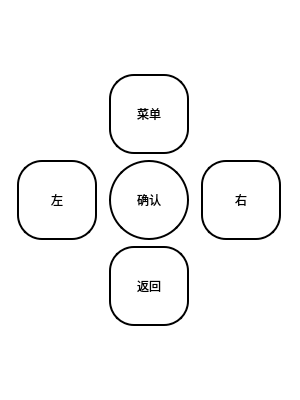
<?xml version="1.0" encoding="UTF-8"?>
<ui version="4.0">
 <class>Widget</class>
 <widget class="QWidget" name="Widget">
  <property name="geometry">
   <rect>
    <x>0</x>
    <y>0</y>
    <width>300</width>
    <height>400</height>
   </rect>
  </property>
  <property name="minimumSize">
   <size>
    <width>300</width>
    <height>400</height>
   </size>
  </property>
  <property name="maximumSize">
   <size>
    <width>300</width>
    <height>400</height>
   </size>
  </property>
  <property name="windowTitle">
   <string>遥控器</string>
  </property>
  <property name="windowIcon">
   <iconset resource="rcc.qrc">
    <normaloff>:/1/image/yaokqi.png</normaloff>:/1/image/yaokqi.png</iconset>
  </property>
  <property name="styleSheet">
   <string notr="true">background-color: rgba(255, 255, 255,0.5);</string>
  </property>
  <layout class="QVBoxLayout" name="verticalLayout">
   <item>
    <layout class="QGridLayout" name="gridLayout">
     <item row="1" column="1">
      <widget class="QPushButton" name="ok">
       <property name="minimumSize">
        <size>
         <width>80</width>
         <height>80</height>
        </size>
       </property>
       <property name="maximumSize">
        <size>
         <width>80</width>
         <height>80</height>
        </size>
       </property>
       <property name="styleSheet">
        <string notr="true">QPushButton {  
    background-color: rgba(255, 255, 255, 128); /* 半透明白色背景 */  
    border: 2px solid black; /* 黑色边框 */  
    border-radius: 40px; /* 圆形边框 */  
    padding: 5px; /* 内边距 */  
}  
QPushButton:hover {  
    background-color: rgba(255, 0, 0, 128); /* 鼠标悬停时变为半透明红色 */  
}  
QPushButton:pressed {  
    background-color: rgba(0, 0, 255, 128); /* 鼠标按下时变为半透明蓝色 */  
    border-style: inset; /* 按下时边框样式变为内嵌 */  
}</string>
       </property>
       <property name="text">
        <string>确认</string>
       </property>
      </widget>
     </item>
     <item row="2" column="1">
      <widget class="QPushButton" name="quit">
       <property name="minimumSize">
        <size>
         <width>80</width>
         <height>80</height>
        </size>
       </property>
       <property name="maximumSize">
        <size>
         <width>80</width>
         <height>80</height>
        </size>
       </property>
       <property name="styleSheet">
        <string notr="true">QPushButton {  
    background-color: rgba(255, 255, 255, 128); /* 半透明白色背景 */  
    border: 2px solid black; /* 黑色边框 */  
    border-radius: 25px; /* 圆形边框 */  
    padding: 5px; /* 内边距 */  
}  
QPushButton:hover {  
    background-color: rgba(255, 0, 0, 128); /* 鼠标悬停时变为半透明红色 */  
}  
QPushButton:pressed {  
    background-color: rgba(0, 0, 255, 128); /* 鼠标按下时变为半透明蓝色 */  
    border-style: inset; /* 按下时边框样式变为内嵌 */  
}</string>
       </property>
       <property name="text">
        <string>返回</string>
       </property>
      </widget>
     </item>
     <item row="1" column="2">
      <widget class="QPushButton" name="right">
       <property name="minimumSize">
        <size>
         <width>80</width>
         <height>80</height>
        </size>
       </property>
       <property name="maximumSize">
        <size>
         <width>80</width>
         <height>80</height>
        </size>
       </property>
       <property name="styleSheet">
        <string notr="true">QPushButton {  
    background-color: rgba(255, 255, 255, 128); /* 半透明白色背景 */  
    border: 2px solid black; /* 黑色边框 */  
    border-radius: 25px; /* 圆形边框 */  
    padding: 5px; /* 内边距 */  
}  
QPushButton:hover {  
    background-color: rgba(255, 0, 0, 128); /* 鼠标悬停时变为半透明红色 */  
}  
QPushButton:pressed {  
    background-color: rgba(0, 0, 255, 128); /* 鼠标按下时变为半透明蓝色 */  
    border-style: inset; /* 按下时边框样式变为内嵌 */  
}</string>
       </property>
       <property name="text">
        <string>右</string>
       </property>
      </widget>
     </item>
     <item row="1" column="0">
      <widget class="QPushButton" name="left">
       <property name="minimumSize">
        <size>
         <width>80</width>
         <height>80</height>
        </size>
       </property>
       <property name="maximumSize">
        <size>
         <width>80</width>
         <height>80</height>
        </size>
       </property>
       <property name="styleSheet">
        <string notr="true">QPushButton {  
    background-color: rgba(255, 255, 255, 128); /* 半透明白色背景 */  
    border: 2px solid black; /* 黑色边框 */  
    border-radius: 25px; /* 圆形边框 */  
    padding: 5px; /* 内边距 */  
}  
QPushButton:hover {  
    background-color: rgba(255, 0, 0, 128); /* 鼠标悬停时变为半透明红色 */  
}  
QPushButton:pressed {  
    background-color: rgba(0, 0, 255, 128); /* 鼠标按下时变为半透明蓝色 */  
    border-style: inset; /* 按下时边框样式变为内嵌 */  
}</string>
       </property>
       <property name="text">
        <string>左</string>
       </property>
      </widget>
     </item>
     <item row="0" column="1">
      <widget class="QPushButton" name="menu">
       <property name="minimumSize">
        <size>
         <width>80</width>
         <height>80</height>
        </size>
       </property>
       <property name="maximumSize">
        <size>
         <width>80</width>
         <height>80</height>
        </size>
       </property>
       <property name="styleSheet">
        <string notr="true">QPushButton {  
    background-color: rgba(255, 255, 255, 128); /* 半透明白色背景 */  
    border: 2px solid black; /* 黑色边框 */  
    border-radius: 25px; /* 圆形边框 */  
    padding: 5px; /* 内边距 */  
}  
QPushButton:hover {  
    background-color: rgba(255, 0, 0, 128); /* 鼠标悬停时变为半透明红色 */  
}  
QPushButton:pressed {  
    background-color: rgba(0, 0, 255, 128); /* 鼠标按下时变为半透明蓝色 */  
    border-style: inset; /* 按下时边框样式变为内嵌 */  
}</string>
       </property>
       <property name="text">
        <string>菜单</string>
       </property>
      </widget>
     </item>
    </layout>
   </item>
  </layout>
 </widget>
 <resources>
  <include location="rcc.qrc"/>
 </resources>
 <connections/>
</ui>
